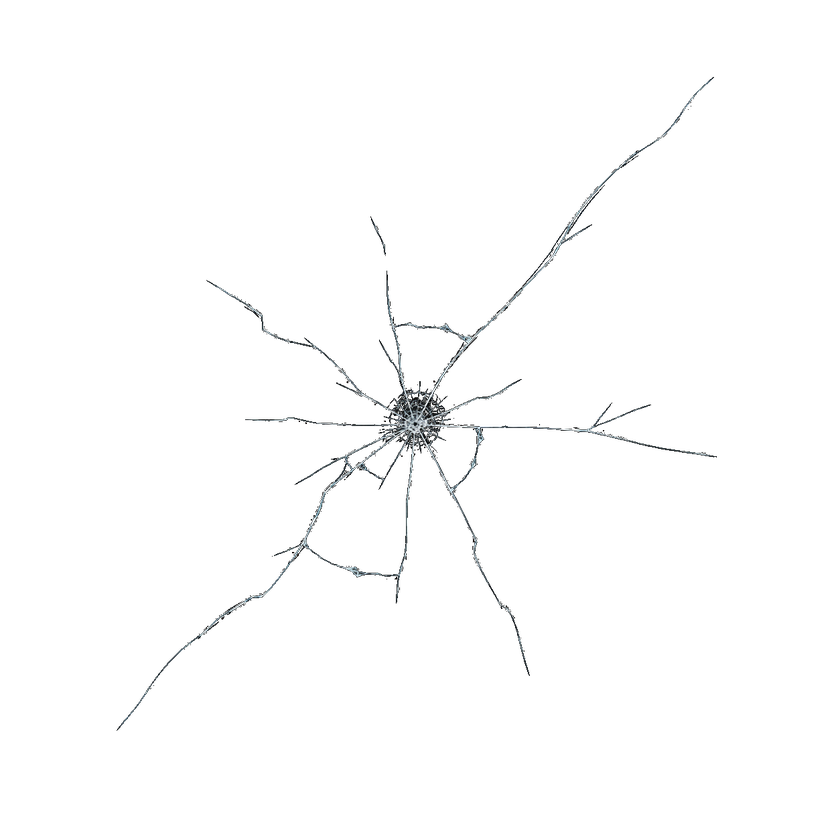
#> input picture Archive/blower-crack-iterations/assets/lvl1-impact.png, 840 x 840 px, shrunk from 1254 x 1254 before the run, found by its file name
$ python clean-crack-art.py ../assets/lvl1-impact.png ../assets/lvl2-impact.png
#> lines starting #> are read from the running program, lines starting #| are printed output that depends on the picture; after the words box and inside, x2 and y2 are one past the last pixel; in counts of white or black regions, pixels touching at a corner belong together
#!/usr/bin/env python3
"""Prepare the generated crack art for the game.

The generated impact PNGs have bright cracks on a pure black background. This crushes black
to zero alpha (so additive blend in SpriteKit shows only the cracks), strips metadata, and
copies them into Support/assets/ at their native 1254×1254 resolution — the blower's big
crack draws them about 460 pt across, so the detail survives downscaling.

    scripts/clean-crack-art.py <art-kit-dir> Support/assets

<art-kit-dir> holds the original generated images (not in this repo). Always run it from the
originals, never on its own output.
"""
import sys
from pathlib import Path

import numpy as np
from PIL import Image

BLACK_THRESHOLD = 8  # RGB below this in all channels becomes transparent


def clean(img: Image.Image) -> Image.Image:
    """Crush black to zero alpha, keep everything else as-is."""
    px = np.asarray(img.convert("RGB")).astype(np.float32)
    # Black anywhere there's no bright crack
    is_black = np.all(px <= BLACK_THRESHOLD, axis=-1)
    a = np.where(is_black, 0, 255).astype(np.uint8)
    # Keep the RGB as-is for the bright parts
    rgba = np.dstack([px.astype(np.uint8), a])
    return Image.fromarray(rgba, "RGBA")


def main(source: Path, dst: Path):
    if not source.exists():
        sys.exit(f"Source directory not found: {source}")

    dst.mkdir(parents=True, exist_ok=True)

    # Process all crack images
    for name in ["lvl1-impact.png", "lvl2-impact.png", "lvl3-impact.png", "thin-fissure.png"]:
        src = source / name
        if not src.exists():
            print(f"Skipping {name} (not found)")
            continue

        img = Image.open(src)
#> img is the input picture: PIL image 840x840 RGBA; mean R, G, B, A 1.4, 1.6, 1.7, 2.9
        clean(img).save(dst / name, optimize=True)
#> in clean, `px = np.asarray(img.convert("RGB")).astype(np.float32)`:
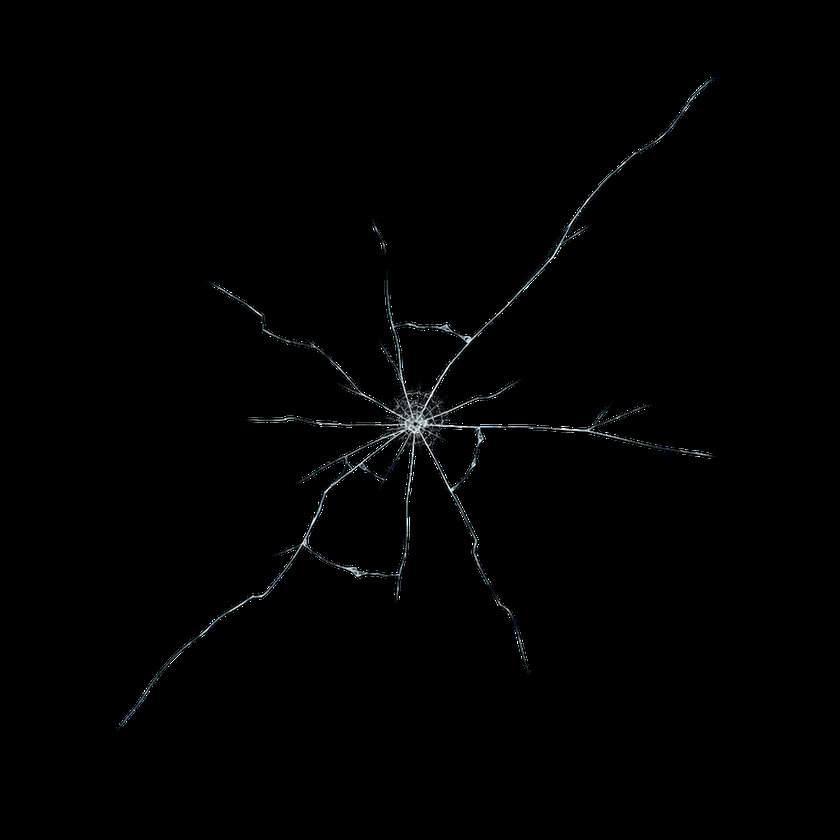
#> px: shape (840, 840, 3) float32; mean R, G, B 1.4, 1.6, 1.7
#> in clean, `is_black = np.all(px <= BLACK_THRESHOLD, axis=-1)`:
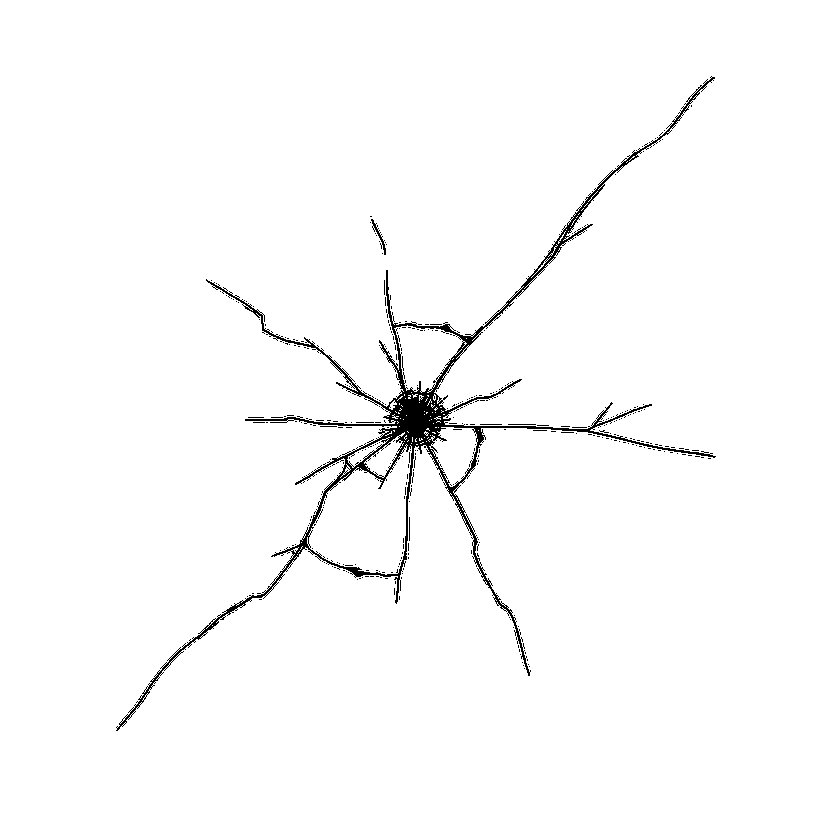
#> is_black: shape (840, 840) bool; 98.2% white; black in thin lines or dots, all inside (x1, y1, x2, y2) = (116, 76, 716, 731)
#> in clean, `rgba = np.dstack([px.astype(np.uint8), a])`:
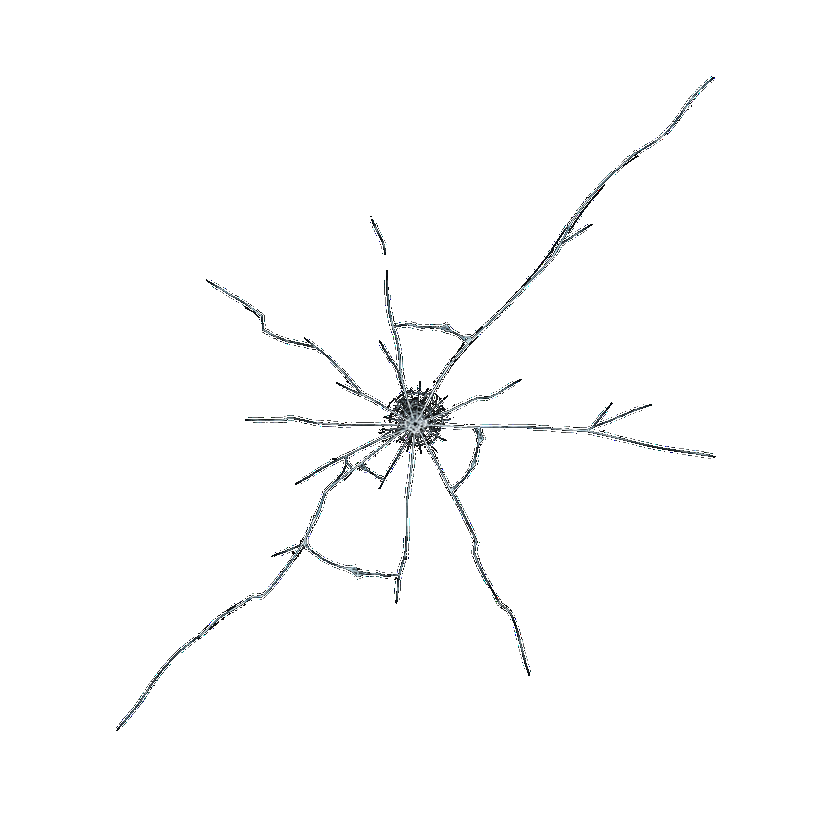
#> rgba: shape (840, 840, 4); mean R, G, B, A 1.4, 1.6, 1.7, 4.6; transparent parts drawn white
        print(f"Processed {name} → {dst / name}")
#> pass 2 of the loop in main, `for name in ["lvl1-impact.png", "lvl2-impact.png", "lvl3-impact.png", ..`:
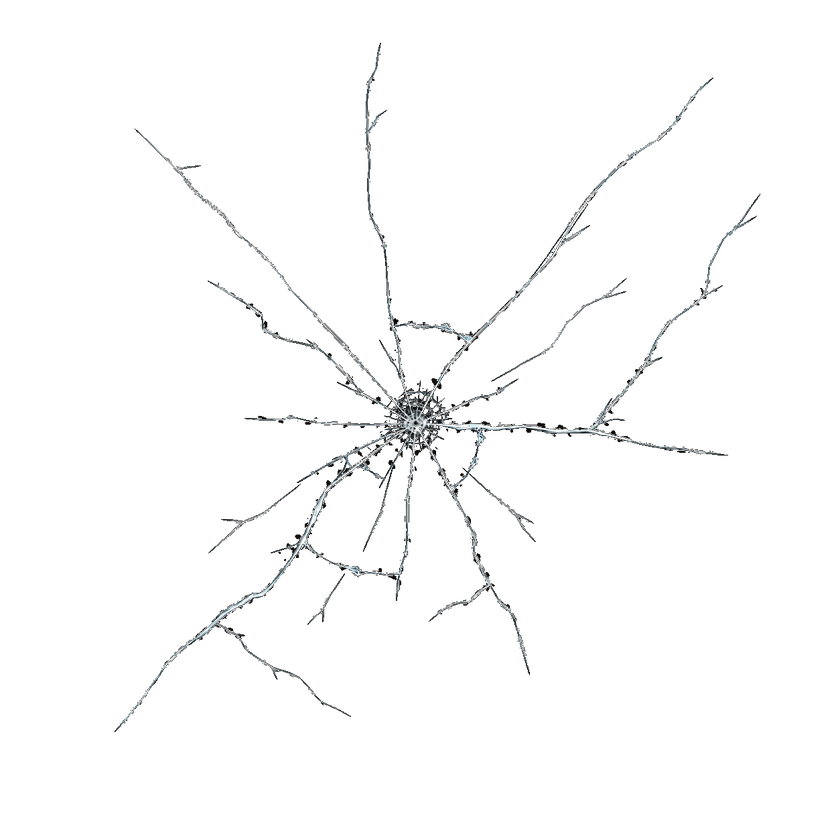
#> input picture Archive/blower-crack-iterations/assets/lvl2-impact.png, 840 x 840 px, shrunk from 1254 x 1254 before the run, found by its file name
#> in main, img is the input picture: PIL image 840x840 RGBA; mean R, G, B, A 2.5, 2.7, 2.8, 5.1
#> in clean (call 2), `is_black = np.all(px <= BLACK_THRESHOLD, axis=-1)`:
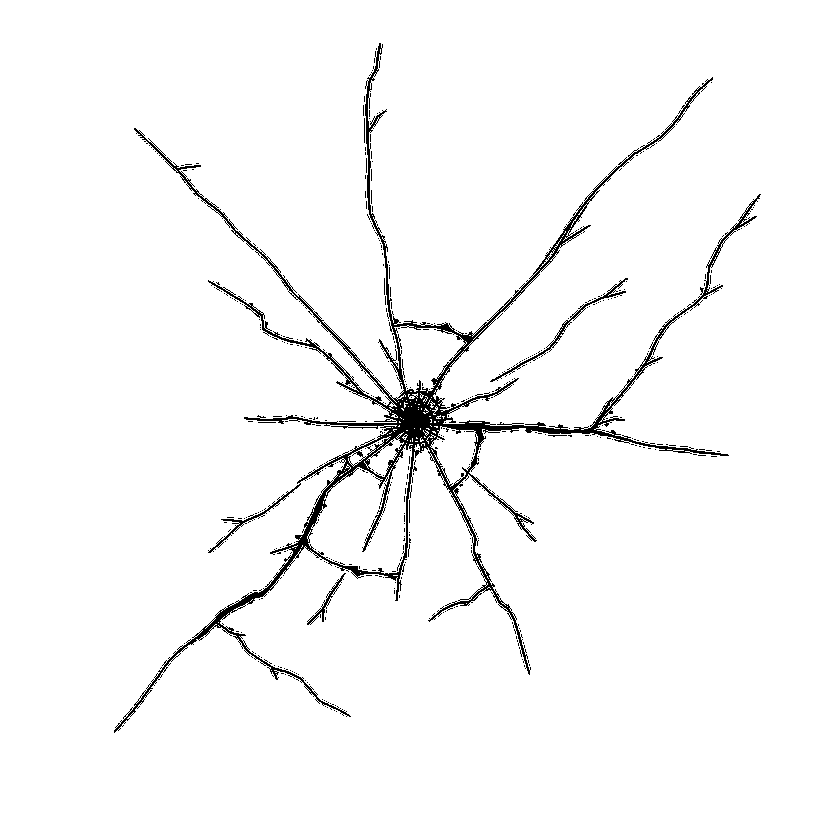
#> is_black: shape (840, 840) bool; 97% white; black in thin lines or dots, all inside (x1, y1, x2, y2) = (114, 43, 761, 733)
#> in clean (call 2), `rgba = np.dstack([px.astype(np.uint8), a])`:
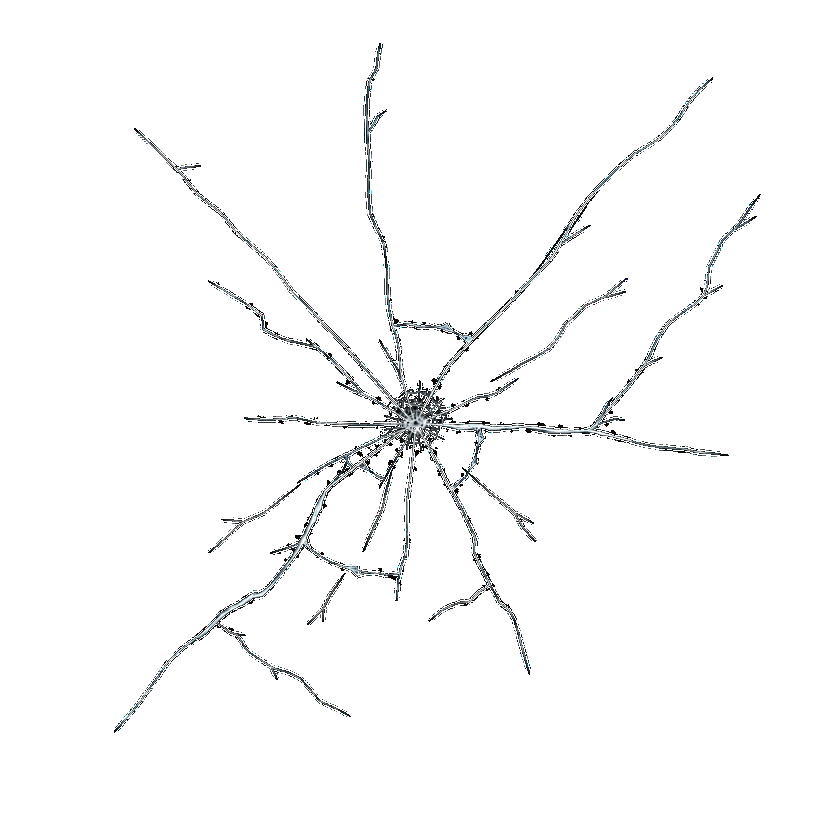
#> rgba: shape (840, 840, 4); mean R, G, B, A 2.5, 2.7, 2.8, 7.5; transparent parts drawn white
#> pass 3 of the loop in main, `for name in ["lvl1-impact.png", "lvl2-impact.png", "lvl3-impact.png", ..`:
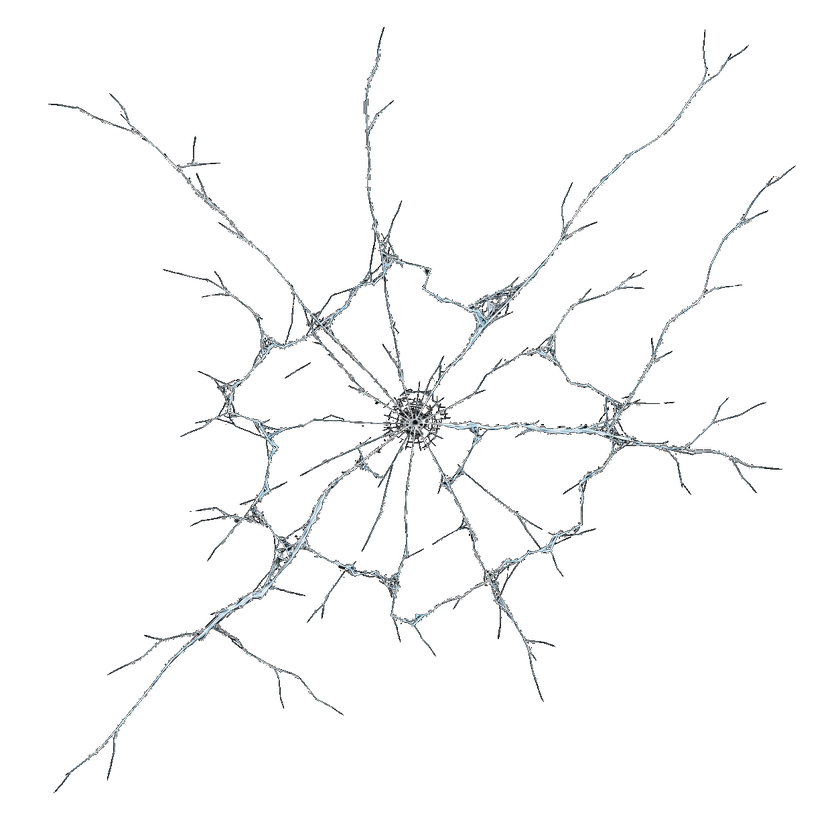
#> input picture Archive/blower-crack-iterations/assets/lvl3-impact.png, 840 x 840 px, shrunk from 1254 x 1254 before the run, found by its file name
#> in main, img is the input picture: PIL image 840x840 RGBA; mean R, G, B, A 4.4, 4.9, 5.1, 8
#> in clean (call 3), `is_black = np.all(px <= BLACK_THRESHOLD, axis=-1)`:
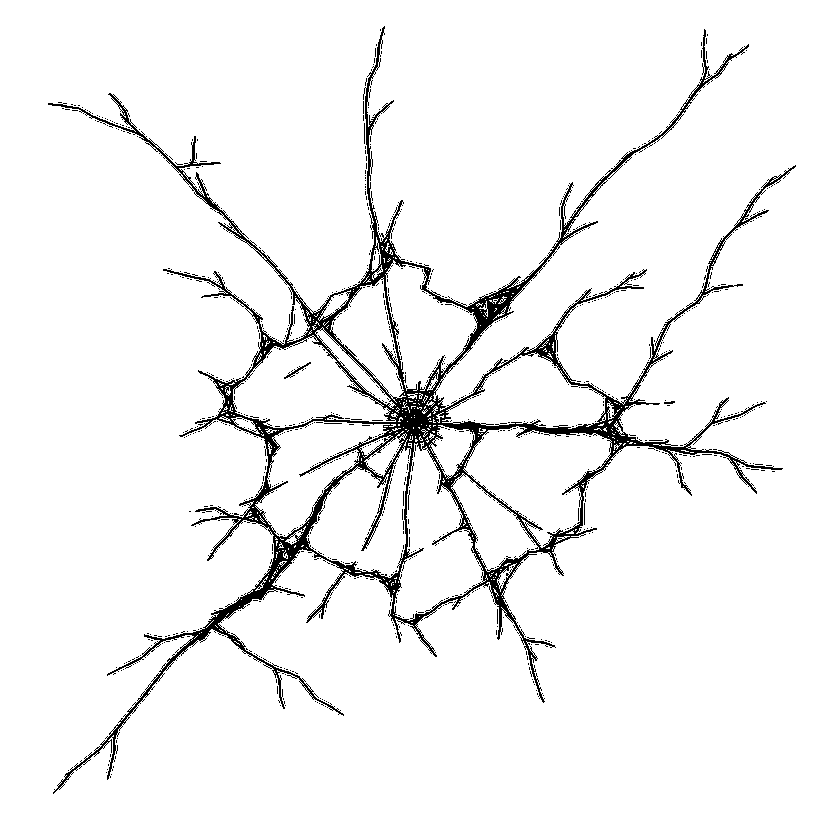
#> is_black: shape (840, 840) bool; 95.1% white; black in thin lines or dots, all inside (x1, y1, x2, y2) = (48, 26, 796, 794)
#> in clean (call 3), `rgba = np.dstack([px.astype(np.uint8), a])`:
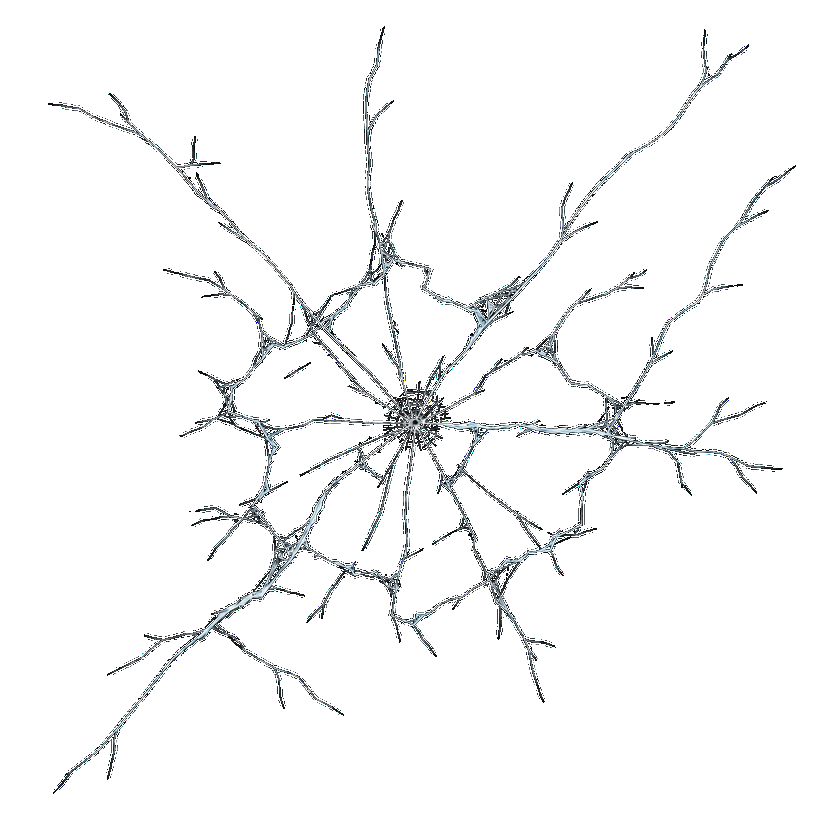
#> rgba: shape (840, 840, 4); mean R, G, B, A 4.4, 4.9, 5.1, 12.5; transparent parts drawn white
#> the loop made 4 passes; the first 3 are shown


if __name__ == "__main__":
    if len(sys.argv) != 3:
        sys.exit(__doc__)
    main(Path(sys.argv[1]), Path(sys.argv[2]))
